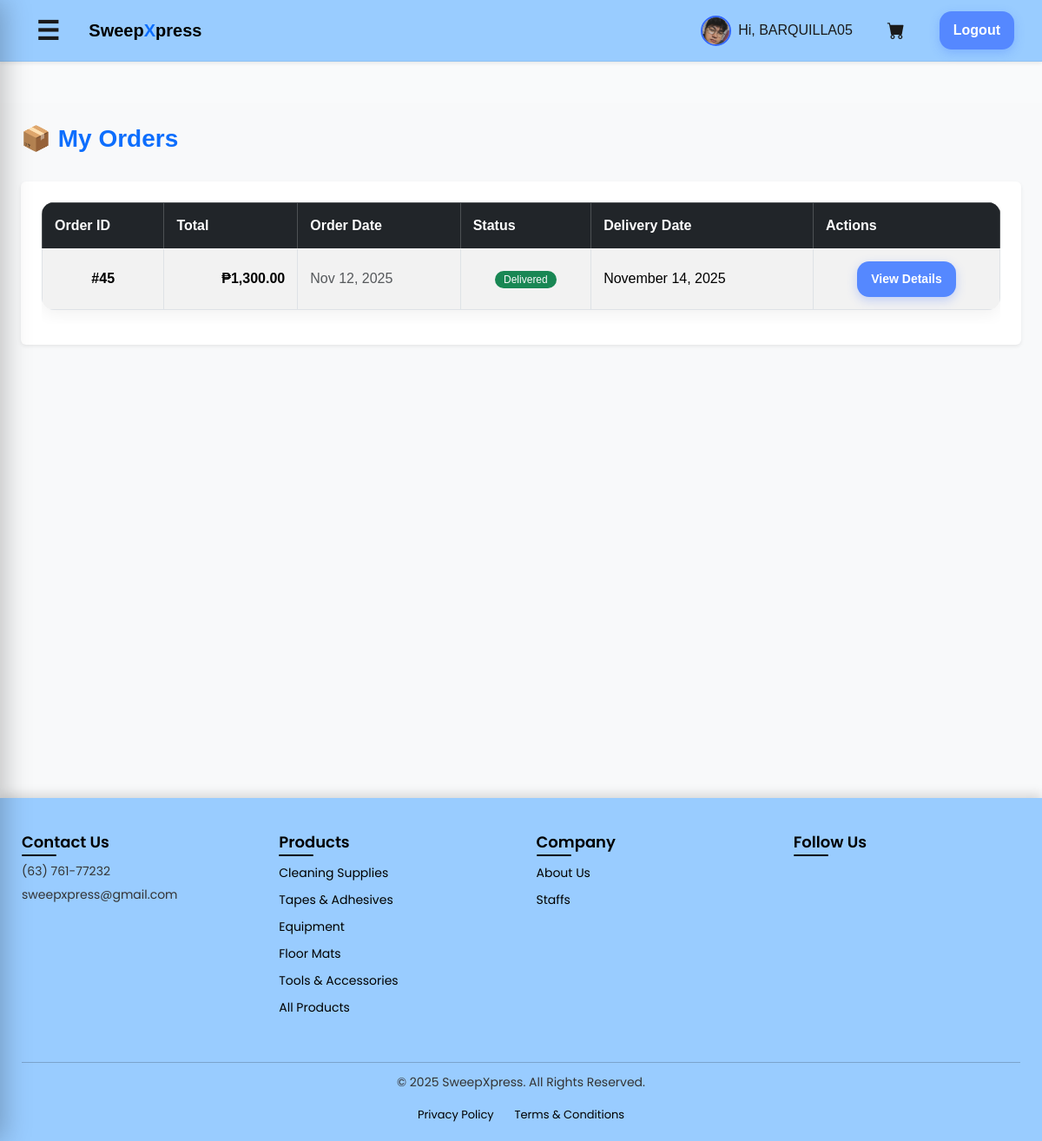
The page /customers/my_orders.php (signed in) on the database as committed earlier.
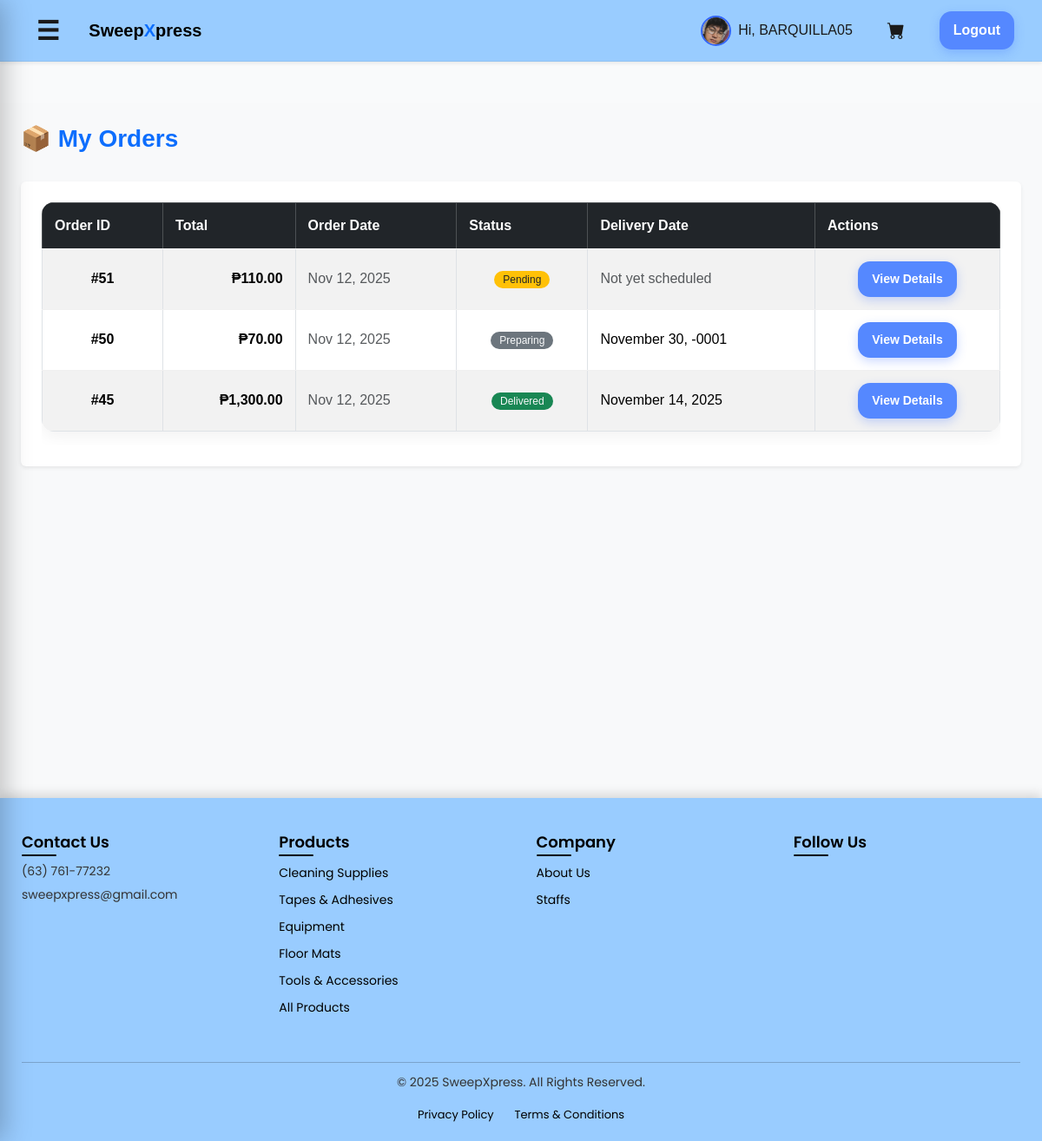
The same page on the database as committed later.
### tables this page shows
CREATE TABLE `deliveries` (
  `id` int(11) NOT NULL,
  `order_id` int(11) NOT NULL,
  `customer_name` varchar(120) NOT NULL,
  `address` varchar(255) NOT NULL,
  `status` enum('pending','shipped','delivered','cancelled') DEFAULT 'pending',
  `delivery_date` date DEFAULT NULL,
  `created_at` timestamp NOT NULL DEFAULT current_timestamp()
);

CREATE TABLE `orders` (
  `id` int(11) NOT NULL,
  `user_id` int(11) DEFAULT NULL,
  `total` decimal(10,2) NOT NULL DEFAULT 0.00,
  `address` varchar(255) DEFAULT NULL,
  `status` enum('pending','preparing','delivered','completed','cancellation_requested','cancelled') NOT NULL DEFAULT 'pending',
  `created_at` timestamp NOT NULL DEFAULT current_timestamp(),
  `payment_method` varchar(50) NOT NULL DEFAULT 'COD',
  `payment_status` varchar(50) NOT NULL DEFAULT 'pending',
  `customer_name` varchar(120) DEFAULT NULL,
  `notes` text DEFAULT NULL,
  `cancellation_reason` text DEFAULT NULL,
  `admin_note` text DEFAULT NULL,
  `po_number` varchar(50) DEFAULT NULL,
  `payment_terms` varchar(100) DEFAULT NULL,
  `order_type` varchar(10) NOT NULL DEFAULT 'B2C'
);

### config.php (called while the page is built, shortened)
<?php
function is_logged_in() {
    return isset($_SESSION['user']);
}
function is_admin() {
    return isset($_SESSION['user']['role']) && $_SESSION['user']['role'] === 'admin';
}
function is_supplier() {
    return isset($_SESSION['user']['role']) && $_SESSION['user']['role'] === 'supplier';
}
function h($s) {
    return htmlspecialchars($s ?? '', ENT_QUOTES, 'UTF-8');
}
?>

### customers/my_orders.php (the view, shortened to what this page needs)
<?php
require_once __DIR__ . '/../config.php';
require_once __DIR__ . '/../includes/header.php';
$user_id = $_SESSION['user']['id'];
try {
    $stmt = $pdo->prepare("
        SELECT
            o.*,
            d.delivery_date,
            d.status AS delivery_status
        FROM orders o
        LEFT JOIN deliveries d ON o.id = d.order_id
        WHERE o.user_id = ?
        ORDER BY o.created_at DESC
    ");
    $stmt->execute([$user_id]);
    $orders = $stmt->fetchAll(PDO::FETCH_ASSOC);
} catch (PDOException $e) {
    die("Database error: " . $e->getMessage());
}
?>
<div class="min-vh-100 bg-light p-4">
    <div class="d-flex justify-content-between align-items-center mb-4">
        <h1 class="h3 fw-bold text-primary">📦 My Orders</h1>
    </div>
    <?php if ($orders): ?>
        <div class="bg-white rounded shadow-sm p-4">
            <div class="table-responsive">
                <table class="table table-striped table-hover align-middle table-bordered">
                    <thead class="table-dark text-center">
                        <tr>
                            <th>Order ID</th>
                            <th>Total</th>
                            <th>Order Date</th>
                            <th>Status</th>
                            <th>Delivery Date</th>
                            <th>Actions</th>
                        </tr>
                    </thead>
                    <tbody>
                        <?php foreach ($orders as $order): ?>
                            <?php
                                $has_notification = !empty(trim($order['admin_note'] ?? ''));
                                $row_class = $has_notification ? 'table-warning border border-3 border-danger' : '';
                                $status_to_display = $order['status'];
                                $status_class = match($status_to_display) {
                                    'delivered' => 'bg-success text-light',
                                    'shipped'   => 'bg-info text-dark',
                                    'pending'   => 'bg-warning text-dark',
                                    'cancellation_requested', 'cancelled' => 'bg-danger text-light',
                                    default     => 'bg-secondary text-light'
                                };
                            ?>
                            <tr class="<?php echo $row_class; ?>">
                                <td class="fw-bold text-center">
                                    #<?php echo h($order['id']); ?>
                                </td>
                                <td class="fw-semibold text-end">₱<?php echo number_format($order['total'], 2); ?></td>
                                <td class="text-muted"><?php echo date('M j, Y', strtotime($order['created_at'])); ?></td>
                                <td class="text-center">
                                    <span class="badge <?php echo $status_class; ?>">
                                        <?php
                                            if ($status_to_display === 'shipped') {
                                                echo h('Preparing');
                                            } else {
                                                echo h(ucfirst(str_replace('_', ' ', $status_to_display)));
                                            }
                                        ?>
                                    </span>
                                </td>
                                <td>
                                    <?php
                                        if (!empty($order['delivery_date'])) {
                                            echo date('F j, Y', strtotime($order['delivery_date']));
                                        } else {
                                            echo "<span class='text-muted'>Not yet scheduled</span>";
                                        }
                                    ?>
                                </td>
                                <td class="text-center">
                                    <a href="/sweepxpress/customers/order_details.php?id=<?php echo h($order['id']); ?>"
                                        class="btn btn-sm btn-outline-primary">
                                        View Details
                                    </a>
                                </td>
                            </tr>
                        <?php endforeach; ?>
                    </tbody>
                </table>
            </div>
        </div>
    <?php else: ?>
        <div class="alert alert-info text-center">
            <p>You have not placed any orders yet. <a href="/sweepxpress/products.php" class="alert-link">Start shopping now!</a></p>
        </div>
    <?php endif; ?>
</div>
<?php
require_once __DIR__ . '/../includes/footer.php';
?>

### includes/header.php (shortened to what this page needs)
<?php
require_once __DIR__ . '/../config.php';
?>
<!DOCTYPE html>
<html lang="en">
<head>
    <link href="https://cdn.jsdelivr.net/npm/bootstrap@5.3.2/dist/css/bootstrap.min.css" rel="stylesheet">
    <link rel="stylesheet" href="/sweepxpress/assets/style.css">
    <link rel="stylesheet" href="https://cdn.jsdelivr.net/npm/bootstrap-icons@1.11.3/font/bootstrap-icons.css">
</head>
<body>
<nav class="navbar navbar-expand-lg navbar-light shadow-sm">
    <div class="container-fluid">
        <a class="navbar-brand fw-bold" href="<?php
            if (is_admin()) {
                echo '/sweepxpress/admin/dashboard.php';
            } elseif (is_supplier()) {
                echo '/sweepxpress/supplier/dashboard.php';
            } else {
                echo '/sweepxpress/index.php';
            }
        ?>">
            Sweep<span class="text-primary">X</span>press
        </a>
        <div class="collapse navbar-collapse" id="navbarNav">
            <ul class="navbar-nav ms-auto align-items-lg-center">
                <?php if (is_logged_in()): ?>
                    <?php
                        $displayName = 'User';
                        if (isset($_SESSION['user'])) {
                            if (isset($_SESSION['user']['username']) && !empty($_SESSION['user']['username'])) {
                                $displayName = $_SESSION['user']['username'];
                            }
                            elseif (isset($_SESSION['user']['name']) && !empty($_SESSION['user']['name'])) {
                                $displayName = $_SESSION['user']['name'];
                            }
                            $profileImage = !empty($_SESSION['user']['profile_image'])
                                ? h($_SESSION['user']['profile_image'])
                                : '/sweepxpress/assets/profile-icon.jpg';
                        } else {
                            $profileImage = '/sweepxpress/assets/profile-icon.jpg';
                        }
                    ?>
                    <li class="nav-item me-3 d-flex align-items-center">
                        <img src="<?php echo $profileImage; ?>" alt="Profile" class="profile-img">
                        <span class="navbar-text text-light">Hi, <?php echo h($displayName); ?></span>
                    </li>
                    <?php if (!is_admin() && !is_supplier()):  ?>
                        <li class="nav-item me-3">
                            <a class="nav-link position-relative" href="/sweepxpress/cart.php" aria-label="Cart with items count">
                                <i class="bi bi-cart-fill fs-5"></i>
                            </a>
                        </li>
                    <?php endif; ?>
                    <li class="nav-item">
                        <a class="btn btn-logout ms-lg-3" href="/sweepxpress/logout.php">Logout</a>
                    </li>
                <?php endif; ?>
            </ul>
        </div>
    </div>
</nav>
<main class="container-fluid py-4"></main>

### includes/footer.php (shortened to what this page needs)
<footer class="site-footer">
    <div class="footer-container">
        <div class="footer-grid">
            <div class="footer-column">
                <h3>Contact Us</h3>
                <p><i class="fas fa-phone-alt"></i> (63) 761-77232</p>
                <p><i class="fas fa-envelope"></i> sweepxpress@gmail.com</p>
            </div>
            <div class="footer-column">
                <h3>Products</h3>
                <ul>
                 <li><a href="/sweepxpress/index.php?category=Cleaning+Supplies">Cleaning Supplies</a></li>
                <li><a href="/sweepxpress/index.php?category=Tapes+%26+Adhesives">Tapes & Adhesives</a></li>
                <li><a href="/sweepxpress/index.php?category=Equipment">Equipment</a></li>
                <li><a href="/sweepxpress/index.php?category=Floor+Mats">Floor Mats</a></li>
                <li><a href="/sweepxpress/index.php?category=Tools+%26+Accessories">Tools & Accessories</a></li>
                <li><a href="/sweepxpress/index.php">All Products</a></li>
                </ul>
            </div>
            <div class="footer-column">
                <h3>Company</h3>
                <ul>
                    <li><a href="#">About Us</a></li>
                    <li><a href="#">Staffs</a></li>
                </ul>
            </div>
            <div class="footer-column">
                <h3>Follow Us</h3>
                <div class="social-icons">
                </div>
            </div>
        </div>
        <div class="footer-bottom">
            <p>© 2025 SweepXpress. All Rights Reserved.</p>
            <div class="footer-links">
                <a href="privacy.php">Privacy Policy</a>
                <a href="terms.php">Terms & Conditions</a>
            </div>
        </div>
    </div>
</footer>

### assets/style.css (style rules this page uses)
* { box-sizing: border-box; -webkit-font-smoothing: antialiased; }
body { margin: 0; font-family: -apple-system, BlinkMacSystemFont, "Segoe UI", Roboto, Inter, Arial, sans-serif; background: #f5f7fa; color: #1a1a1a; line-height: 1.5; }
.navbar { background: #99ccff; color: #1a1a1a; position: sticky; top: 0; z-index: 10; padding: 12px 20px; box-shadow: 0 4px 14px rgba(0,0,0,0.12); border-bottom: 1px solid rgba(0,0,0,0.05); }
nav a { color: #1a1a1a; margin-left: 16px; text-decoration: none; font-weight: 500; transition: opacity 0.2s; }
nav a.btn, .btn { background: #5588ff !important; color: #fff !important; padding: 10px 16px; border-radius: 14px; font-weight: 600; text-decoration: none; border: none; cursor: pointer; box-shadow: 0 4px 12px rgba(51,102,255,0.25); transition: transform 0.1s, opacity 0.2s; }
.table { width: 100%; border-collapse: collapse; background: #fff; border-radius: 14px; overflow: hidden; box-shadow: 0 6px 18px rgba(0,0,0,0.05); }
.table th, .table td { padding: 14px; border-bottom: 1px solid #f0f0f0; text-align: left; }
.table tr:last-child td { border-bottom: none; }
.badge { background: rgba(85, 136, 255, 0.15); color: #3366ff; padding: 4px 10px; border-radius: 999px; font-size: 12px; font-weight: 500; }
body { background: #f9fafb; font-family: Arial, sans-serif; }

### includes/header.php (style rules this page uses)
.navbar-light .nav-link, .navbar-text { color: #1a1a1a !important; transition: color 0.3s ease-in-out; }
.navbar-text.text-light { color: #1a1a1a !important; }
.nav-link::after { content: ''; position: absolute; width: 100%; transform: scaleX(0); height: 2px; bottom: 0; left: 0; background-color: #3366ff; transform-origin: bottom right; transition: transform 0.3s ease-in-out; }
.btn-logout { background-color: #3366ff; color: #ffffff; border: 1px solid #3366ff; transition: all 0.3s ease; font-weight: 600; padding: 10px 16px; border-radius: 14px; }
.profile-img { width: 35px; height: 35px; border-radius: 50%; object-fit: cover; margin-right: 8px; border: 2px solid #3366ff; }

### includes/footer.php (style rules this page uses)
.site-footer { background: #99ccff; color: #000000; padding: 40px 0 20px; font-family: 'Poppins', sans-serif; box-shadow: 0 -4px 12px rgba(0, 0, 0, 0.15); }
.footer-container { max-width: 1200px; margin: 0 auto; padding: 0 25px; }
.footer-grid { display: grid; grid-template-columns: repeat(auto-fit, minmax(230px, 1fr)); gap: 35px; }
.footer-column h3 { font-size: 18px; font-weight: 600; margin-bottom: 12px; color: #000000; position: relative; }
.footer-column h3::after { content: ''; position: absolute; left: 0; bottom: -5px; width: 40px; height: 2px; background-color: #000000; border-radius: 2px; }
.footer-column p { margin: 6px 0; font-size: 14px; color: #333333; }
.footer-column ul { list-style: none; padding: 0; }
.footer-column ul li { margin: 7px 0; }
.footer-column ul li a { color: #000000; text-decoration: none; font-size: 14px; transition: all 0.3s ease; }
.social-icons { margin-top: 8px; }
.footer-bottom { border-top: 1px solid rgba(0,0,0,0.2); margin-top: 35px; padding-top: 12px; text-align: center; font-size: 14px; color: #333333; }
.footer-links { margin-top: 8px; }
.footer-links a { color: #000000; margin: 0 10px; text-decoration: none; font-size: 13px; transition: color 0.3s ease; }

Rows that differ between the two databases and show on the page:
added orders: id "51", total "110.00", created_at "Nov 12, 2025", status "Pending", shows "Not yet scheduled"
added deliveries: order "50", order.total "70.00", order.created_at "Nov 12, 2025", order.status "Preparing", delivery_date "November 30, -0001"
